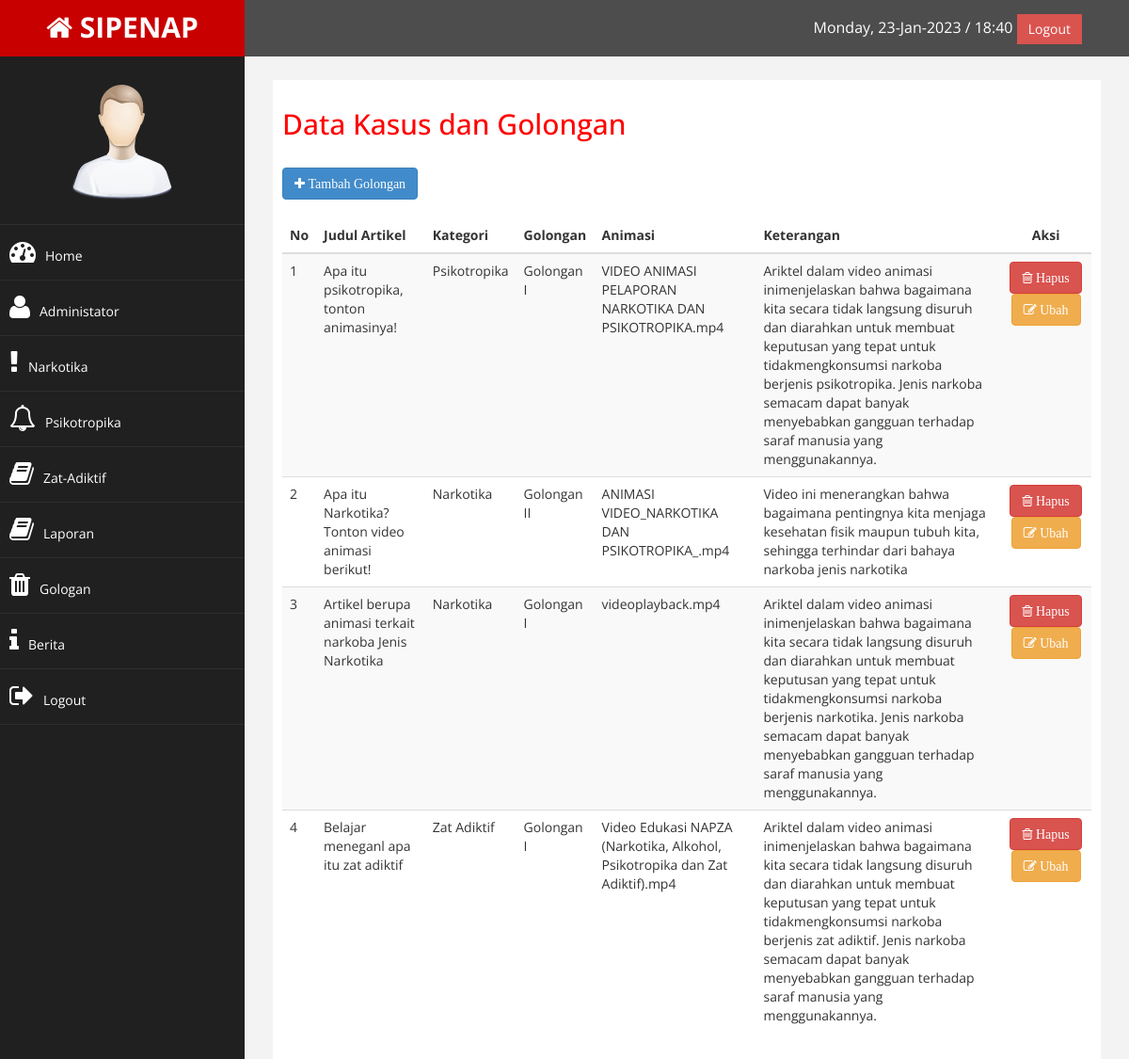
Page /admin/index.php?halaman=golongan (signed in) on the committed database.
### tables this page shows
CREATE TABLE `golongan` (
  `id_golongan` int(11) NOT NULL,
  `kategori` varchar(50) NOT NULL,
  `golongan` varchar(50) NOT NULL,
  `animasi` varchar(255) NOT NULL,
  `keterangan` text NOT NULL,
  `judul` varchar(255) NOT NULL
);

### admin/golongan/golongan.php (the view)
<h2>Data Kasus dan Golongan</h2><br>
<a href="index.php?halaman=tambah_golongan" class="btn btn-primary"><i class="fa fa-plus">  Tambah Golongan</i></a><br><br>
<table class="table table-striped">
  <thead>
    <tr>
      <th class="text-center">No</th>
      <th>Judul Artikel</th>
      <th>Kategori</th>
      <th>Golongan</th>
      <th>Animasi</th>
      <th>Keterangan</th>
      <th class="text-center">Aksi</th>
    </tr>
  </thead>
  <tbody>
    <?php $nomor = 1; ?>
    <?php $ambil = $koneksi->query("SELECT * FROM golongan") ?>
    <?php while( $pecah = $ambil->fetch_assoc()) { ?>
    <tr>
      <td><?php echo $nomor; ?></td>
      <td><?php echo $pecah["judul"]; ?></td>
      <td><?php echo $pecah["kategori"]; ?></td>
      <td><?php echo $pecah["golongan"]; ?></td>
      <td><?php echo $pecah["animasi"]; ?></td>
      <td><?php echo $pecah["keterangan"]; ?></td>
      <td class="text-center">
        <a href="index.php?halaman=hapus_golongan&id=<?php echo $pecah['id_golongan']; ?>" class="btn btn-danger" onclick="return confirm('Yakin akan menghapus data ini?')" ><i class="fa fa-trash-o"> Hapus</i></a>
        <a href="index.php?halaman=ubah_golongan&id=<?php echo $pecah['id_golongan']; ?>" class="btn btn-warning"><i class="fa fa-edit"> Ubah</i></a>
      </td>
    </tr>
    <?php $nomor++; ?>
    <?php } ?>
  </tbody>
</table>

### admin/assets/css/custom.css (style rules this page uses)
body { font-family: 'Open Sans', sans-serif; }
.text-center { text-align:center; }
h2 { color: #f00; }

### rows in the picture
golongan: judul "Apa itu psikotropika, tonton animasinya!", kategori "Psikotropika", golongan "Golongan I", animasi "VIDEO ANIMASI PELAPORAN NARKOTIKA DAN PSIKOTROPIKA.mp4", keterangan "Ariktel dalam video animasi inimenjelaskan bahwa bagaimana kita secara tidak langsung disuruh dan diarahkan untuk membuat keputusan yang tepat untuk tidakmengkonsumsi narkoba berjenis psikotropika. Jenis narkoba semacam dapat banyak menyebabkan gangguan terhadap saraf manusia yang menggunakannya."
golongan: judul "Apa itu Narkotika? Tonton video animasi berikut!", kategori "Narkotika", golongan "Golongan II", animasi "ANIMASI VIDEO_NARKOTIKA DAN PSIKOTROPIKA_.mp4", keterangan "Video ini menerangkan bahwa bagaimana pentingnya kita menjaga kesehatan fisik maupun tubuh kita, sehingga terhindar dari bahaya narkoba jenis narkotika"
golongan: judul "Artikel berupa animasi terkait narkoba Jenis Narkotika", kategori "Narkotika", golongan "Golongan I", animasi "videoplayback.mp4", keterangan "Ariktel dalam video animasi inimenjelaskan bahwa bagaimana kita secara tidak langsung disuruh dan diarahkan untuk membuat keputusan yang tepat untuk tidakmengkonsumsi narkoba berjenis narkotika. Jenis narkoba semacam dapat banyak menyebabkan gangguan terhadap saraf manusia yang menggunakannya."
golongan: judul "Belajar meneganl apa itu zat adiktif", kategori "Zat Adiktif", golongan "Golongan I", animasi "Video Edukasi NAPZA (Narkotika, Alkohol, Psikotropika dan Zat Adiktif).mp4", keterangan "Ariktel dalam video animasi inimenjelaskan bahwa bagaimana kita secara tidak langsung disuruh dan diarahkan untuk membuat keputusan yang tepat untuk tidakmengkonsumsi narkoba berjenis zat adiktif. Jenis narkoba semacam dapat banyak menyebabkan gangguan terhadap saraf manusia yang menggunakannya."
